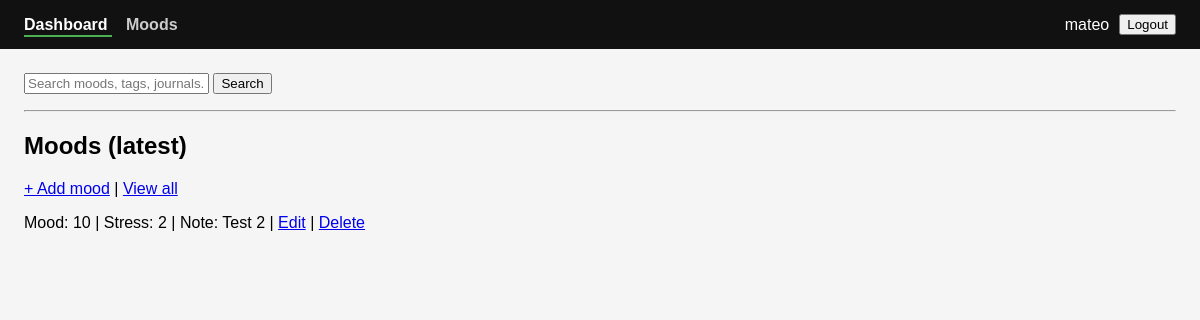
Page /dashboard/ (signed in) on the earlier database version.
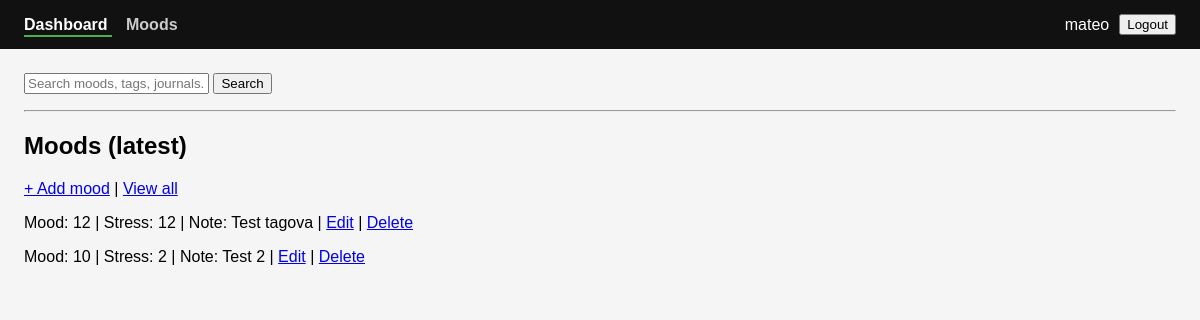
Same page on the later database version.
### main/models.py (models this page shows, shortened)
class MoodEntry(models.Model):
    user = models.ForeignKey(
        settings.AUTH_USER_MODEL,
        on_delete=models.CASCADE,
        related_name="mood_entries",
    )
    mood = models.PositiveSmallIntegerField()
    stress = models.PositiveSmallIntegerField()
    note = models.TextField(blank=True)
    tags = models.ManyToManyField(
        Tag,
        blank=True,
        related_name="mood_entries",
    )
    created_at = models.DateTimeField(auto_now_add=True)
    class Meta:
        ordering = ["-created_at"]
        indexes = [
            models.Index(fields=["user", "-created_at"]),
        ]

### main/views.py (the view)
# urls.py: path("dashboard/", DashboardView.as_view(), name="dashboard"),
class DashboardView(LoginRequiredMixin, TemplateView):
    template_name = "main/dashboard.html"
    def get_context_data(self, **kwargs):
        ctx = super().get_context_data(**kwargs)
        q = (self.request.GET.get("q") or "").strip()
        user = self.request.user
        moods_qs = MoodEntry.objects.filter(user=user).order_by("-id")
        tags_qs = Tag.objects.all().order_by("name")
        if q:
            moods_qs = moods_qs.filter(note__icontains=q)
            tags_qs = tags_qs.filter(name__icontains=q)
        ctx["q"] = q
        ctx["moods"] = moods_qs[:10]
        return ctx

### main/templates/main/dashboard.html (shortened to what this page needs)
{% extends "main/base.html" %}
{% block content %}
<form method="get" style="margin-bottom: 16px;">
  <input type="text" name="q" value="{{ q }}" placeholder="Search moods, tags, journals..." />
  <button type="submit">Search</button>
</form>
<hr>
<h2>Moods (latest)</h2>
<p><a href="{% url 'mood_create' %}">+ Add mood</a> | <a href="{% url 'mood_list' %}">View all</a></p>
{% for mood in moods %}
  <p>
    Mood: {{ mood.mood }} |
    Stress: {{ mood.stress }} |
    Note: {{ mood.note }}
    | <a href="{% url 'mood_edit' mood.pk %}">Edit</a>
    | <a href="{% url 'mood_delete' mood.pk %}">Delete</a>
  </p>
{% empty %}
  <p>Nema mood zapisa.</p>
{% endfor %}
{% endblock %}

Differences in the rows shown:
added MoodEntry: mood "12", stress "12", note "Test tagova"
